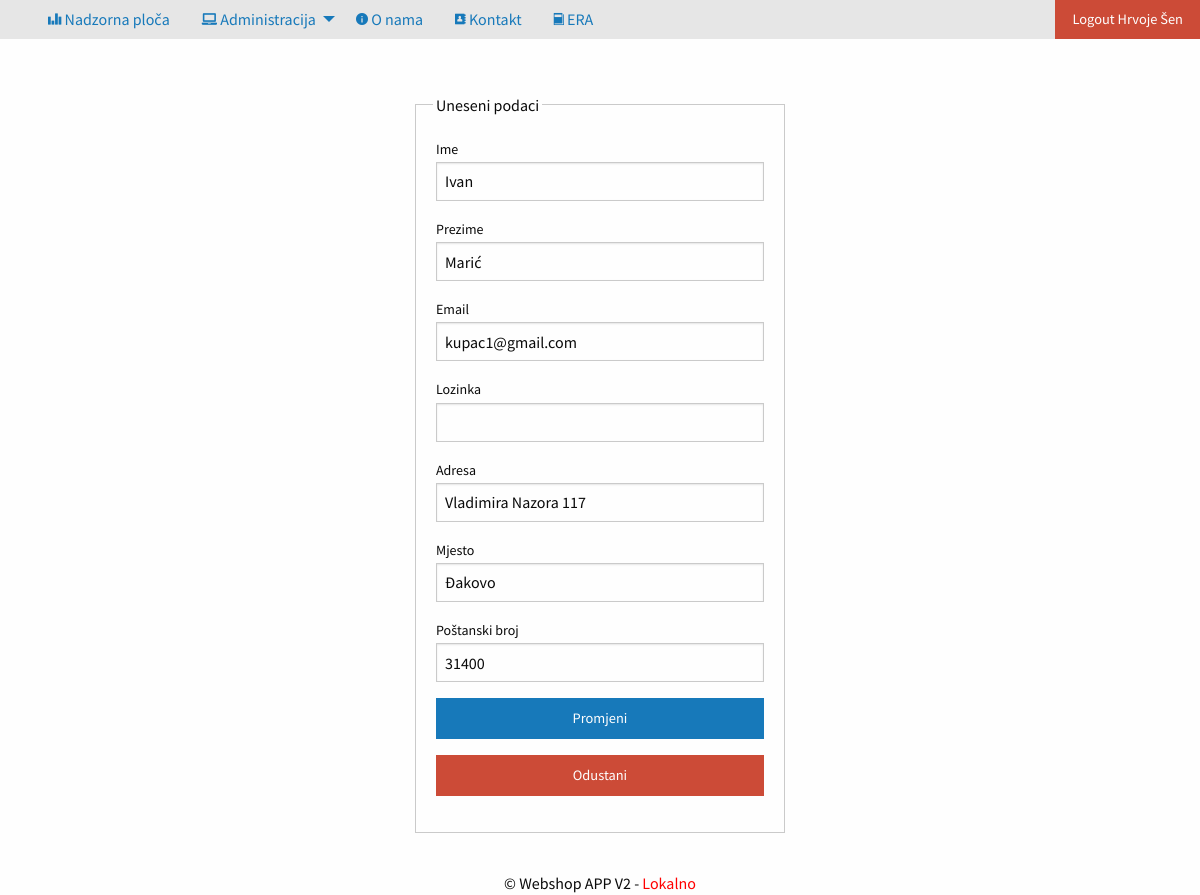
Page /privatno/kupci/promjena.php?sifra=1 (signed in) on the committed database.
### tables this page shows
create table kupac(
sifra			int (6) not null primary key auto_increment,
ime				varchar (50) not null,
prezime			varchar (50) not null,
email			varchar (100) not null,
lozinka			char (32) not null,
adresa			varchar (255) not null,
mjesto			varchar (255) not null,
postanskiBroj	int (5) not null,
uloga			varchar(50) not null default 'kupac'
);

### privatno/kupci/promjena.php (the view, shortened to what this page needs)
<?php include_once '../../konfiguracija.php'; provjeraLogin();
if(isset($_GET["sifra"])){
	$izraz=$veza->prepare("select * from kupac where sifra=:sifra");
	$izraz->execute(array("sifra"=>$_GET["sifra"]));
	$kupac = $izraz->fetch(PDO::FETCH_OBJ);
}
?>
<!doctype html>
<html class="no-js" lang="en" dir="ltr">
	<head>
		<?php include_once '../../predlosci/zaglavlje.php'; ?>
	</head>
	<body>
		<?php include_once '../../predlosci/izbornik.php'; ?>
		<div class="row">
			<div class="grid-x grid-padding-x">
				<div class="cell large-4 large-offset-4">
					<form method="POST">
						<fieldset class="fieldset">
							<legend>Uneseni podaci</legend>
							<label for="ime">Ime</label>
							<input name="ime" id="ime" value="<?php echo $kupac->ime; ?>" type="text" />
							<label for="prezime">Prezime</label>
							<input name="prezime" id="prezime" value="<?php echo $kupac->prezime; ?>" type="text" />
							<label for="email">Email</label>
							<input name="email" id="email" value="<?php echo $kupac->email; ?>" type="text" />
							<label for="lozinka">Lozinka</label>
							<input name="lozinka" id="lozinka" type="password" />
							<label for="adresa">Adresa</label>
							<input name="adresa" id="adresa" value="<?php echo $kupac->adresa; ?>" type="text" />
							<label for="mjesto">Mjesto</label>
							<input name="mjesto" id="mjesto" value="<?php echo $kupac->mjesto; ?>" type="text" />
							<label for="postanskiBroj">Poštanski broj</label>
							<input name="postanskiBroj" id="postanskiBroj" value="<?php echo $kupac->postanskiBroj; ?>" type="number" />
							<input type="submit" class="button expanded" value="Promjeni"/>
							<a href="index.php" class="alert button expanded">Odustani</a>
						</fieldset>
					</form>
				</div>
			</div>
		</div>
		<?php	include_once '../../predlosci/podnozje.php'; ?>
	</body>
</html>

### css/app.css (style rules this page uses)
body { font-family: 'Source Sans Pro', sans-serif; }
.row { max-width: 100%; padding-top: 20px; }

### rows in the picture
kupac: ime "Ivan", prezime "Marić", email "kupac1@gmail.com", adresa "Vladimira Nazora 117", mjesto "Đakovo", postanskiBroj "31400"

### other values in the picture
$_SESSION["logiran"]->ime "Hrvoje"
$_SESSION["logiran"]->prezime "Šen"
$naslovAplikacije "Webshop APP V2"
